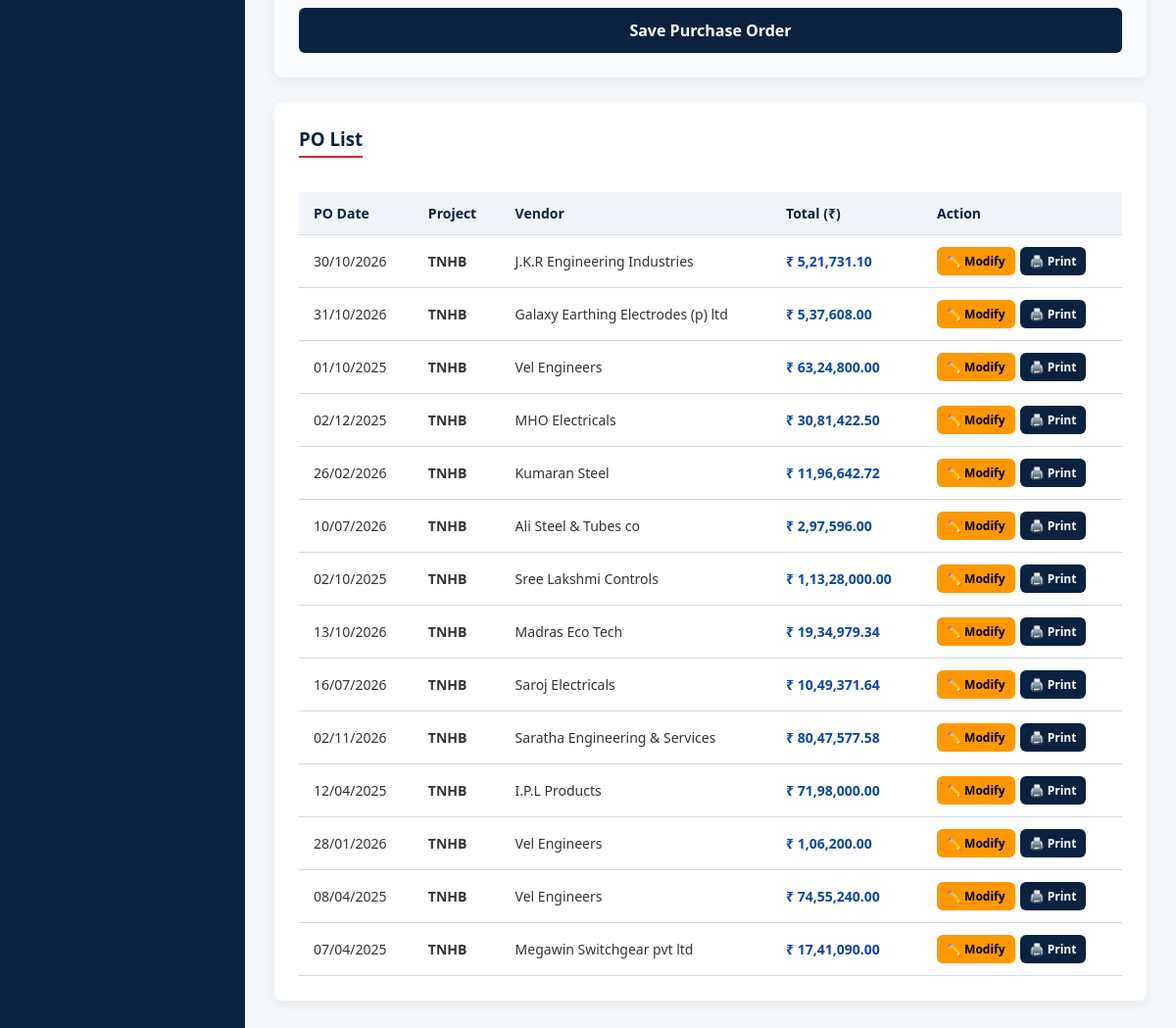
The app's page /po (signed in, lower part), older data.
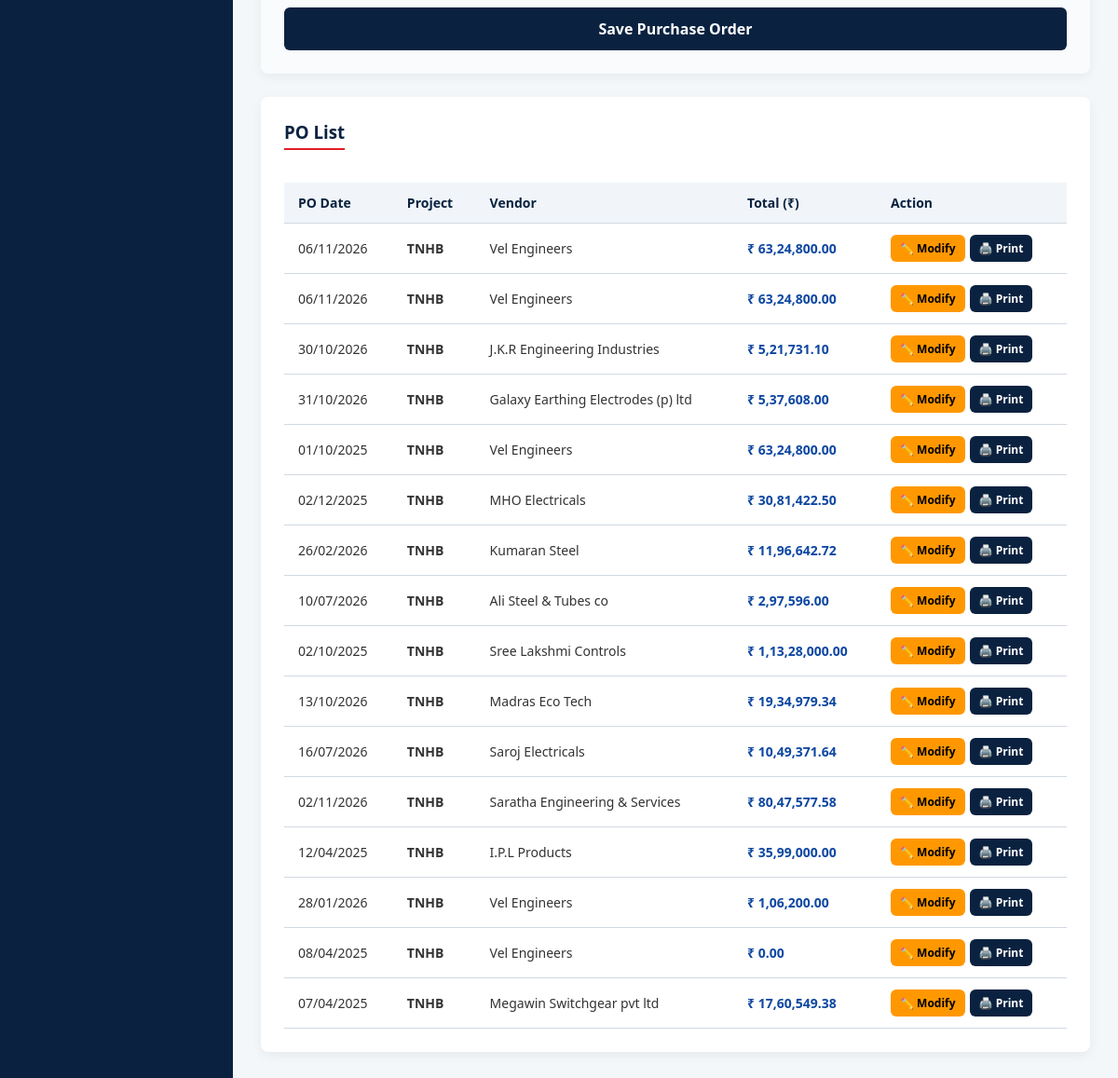
The same page, newer data.
### tables this page shows
CREATE TABLE po (id INTEGER PRIMARY KEY AUTOINCREMENT, project_name TEXT NOT NULL, vendor_name TEXT NOT NULL, po_date TEXT, delivery_address TEXT, quotation_no TEXT, status TEXT DEFAULT 'Ordered', gm_approval TEXT DEFAULT 'Pending');

### app.py (the view, shortened to what this page needs)
@app.route("/po", methods=["GET", "POST"])
def po():
    if not session.get("username"): return redirect(url_for("login"))
    conn = get_db()
    pol = conn.execute("SELECT * FROM po ORDER BY id DESC").fetchall(); pot = []
    for p in pol:
        it = conn.execute("SELECT quantity, rate FROM po_items WHERE po_id=?", (p['id'],)).fetchall()
        d = dict(p); d['total'] = round(sum((i['quantity'] or 0)*(i['rate'] or 0) for i in it)*1.18, 2); pot.append(d)
    pl = conn.execute("SELECT project_name FROM projects").fetchall(); v = conn.execute("SELECT party_name FROM parties WHERE party_type='Creditor'").fetchall(); m = conn.execute("SELECT material_name, unit FROM stock").fetchall()
    conn.close(); return render_template("po.html", po_list=pot, project_list=pl, vendors=v, materials=m)

### app.py (called while the page is built, shortened)
@app.after_request
def add_header(response):
    response.headers["Cache-Control"] = "no-cache, no-store, must-revalidate, public, max-age=0"
    response.headers["Pragma"] = "no-cache"
    response.headers["Expires"] = "0"
    return response

@app.template_filter('dateformat')
def dateformat(value, format='%d/%m/%Y'):
    if not value: return "-"
    try: return datetime.strptime(value, '%Y-%m-%d').strftime(format)
    except: return value

@app.template_filter('inr')
def format_inr(number):
    if number is None: return "0.00"
    try: number = float(number)
    except: return "0.00"
    is_negative = False
    if number < 0:
        is_negative = True
        number = abs(number)
    s = f"{number:.2f}"
    integer_part, decimal_part = s.split(".")
    if len(integer_part) > 3:
        last_three = integer_part[-3:]
        remaining = integer_part[:-3]
        groups = []
        while len(remaining) > 2:
            groups.insert(0, remaining[-2:])
            remaining = remaining[:-2]
        if remaining: groups.insert(0, remaining)
        formatted_integer = ",".join(groups) + "," + last_three
    else: formatted_integer = integer_part
    result = formatted_integer + "." + decimal_part
    if is_negative: result = "-" + result
    return result

def get_db():
    conn = sqlite3.connect(DATABASE, timeout=20)
    conn.row_factory = sqlite3.Row
    return conn

@app.before_request
def restrict_site_supervisor():
    if not session.get("username"): return

### templates/po.html (shortened to what this page needs)
{% extends "base.html" %}
{% block content %}
<div class="card" style="background: #f9fbfc;">
    <form method="POST">
        <br>
        <button type="submit" class="btn" style="width: 100%; padding: 12px; font-size: 16px;">Save Purchase Order</button>
    </form>
</div>
<div class="card">
    <h3>PO List</h3>
    <div class="table-wrap">
        <table>
            <thead>
                <tr>
                    <th>PO Date</th>
                    <th>Project</th>
                    <th>Vendor</th>
                    <th>Total (₹)</th>
                    <th class="no-print">Action</th>
                </tr>
            </thead>
            <tbody>
                {% for p in po_list %}
                <tr>
                    <td>{{ p['po_date'] | dateformat }}</td>
                    <td><strong>{{ p['project_name'] }}</strong></td>
                    <td>{{ p['vendor_name'] }}</td>
                    <td style="color: #0d47a1; font-weight: bold;">₹ {{ p['total'] | inr }}</td>
                    <td class="no-print">
                        <div style="display: flex; gap: 5px;">
                            <a href="{{ url_for('edit_po', id=p['id']) }}" class="btn" style="padding: 6px 10px; font-size: 12px; background: #ff9800; color: black;">✏️ Modify</a>
                            <a href="{{ url_for('print_po', id=p['id']) }}" target="_blank" class="btn" style="padding: 6px 10px; font-size: 12px; background: #0a2240;">🖨️ Print</a>
                        </div>
                    </td>
                </tr>
                {% else %}
                <tr><td colspan="5" style="text-align: center;">No POs created.</td></tr>
                {% endfor %}
            </tbody>
        </table>
    </div>
</div>
{% endblock %}

### templates/base.html (shortened to what this page needs)
<!DOCTYPE html>
<html lang="en">
<head>
</head>
<body>
{% set user_role = session.get('role', 'Admin') %}
{% set is_supervisor = user_role == 'Site Supervisor' %}
{% set is_admin = user_role == 'Admin' %}
{% set role_class = 'admin' if user_role == 'Admin' else ('gm' if user_role in ['GM', 'Manager'] else ('supervisor' if user_role == 'Site Supervisor' else 'other')) %}
<aside class="sidebar">
    <ul class="sidebar-menu">
    </ul>
</aside>
<div class="main-content">
    <div class="content-area">
        {% block content %}{% endblock %}
    </div>
</div>
</body>
</html>

### templates/base.html (style rules this page uses)
:root { --primary-blue: #0a2240; --accent-red: #e31e24; --bg-light: #f4f7f9; --text-dark: #333; --text-light: #666; --white: #ffffff; --border: #d1d9e2; }
* { box-sizing: border-box; margin: 0; padding: 0; font-family: 'Segoe UI', Tahoma, Geneva, Verdana, sans-serif; }
body { background-color: var(--bg-light); color: var(--text-dark); display: flex; min-height: 100vh; }
.sidebar { width: 250px; background-color: var(--primary-blue); color: var(--white); display: flex; flex-direction: column; }
.sidebar-menu { list-style: none; padding: 10px 0; flex: 1; overflow-y: auto; }
.main-content { flex: 1; display: flex; flex-direction: column; min-width: 0; }
.content-area { padding: 30px; flex: 1; overflow-y: auto; }
.card { background: var(--white); border-radius: 8px; padding: 25px; box-shadow: 0 4px 12px rgba(0,0,0,0.05); margin-bottom: 25px; }
.card h3 { margin-bottom: 20px; color: var(--primary-blue); border-bottom: 2px solid var(--accent-red); display: inline-block; padding-bottom: 5px; }
.btn { background: var(--primary-blue); color: var(--white); border: none; padding: 12px 20px; border-radius: 6px; cursor: pointer; font-size: 15px; font-weight: bold; transition: 0.3s; display: inline-block; text-decoration: none; }
.table-wrap { overflow-x: auto; }
table { width: 100%; border-collapse: collapse; margin-top: 15px; }
th, td { padding: 12px 15px; text-align: left; border-bottom: 1px solid var(--border); font-size: 14px; }
th { background: #f1f5f9; color: var(--primary-blue); font-weight: bold; }

Row changes from the older to the newer data that the page shows:
added po: po_date "06/11/2026", project_name "TNHB", vendor_name "Vel Engineers", total|inr "63,24,800.00"
added po: po_date "06/11/2026", project_name "TNHB", vendor_name "Vel Engineers", total|inr "63,24,800.00"
changed po "I.P.L Products": total|inr "71,98,000.00" → "35,99,000.00"
changed po (number 15 of 16 on the later page): total|inr "74,55,240.00" → "0.00"
changed po "Megawin Switchgear pvt ltd": total|inr "17,41,090.00" → "17,60,549.38"
